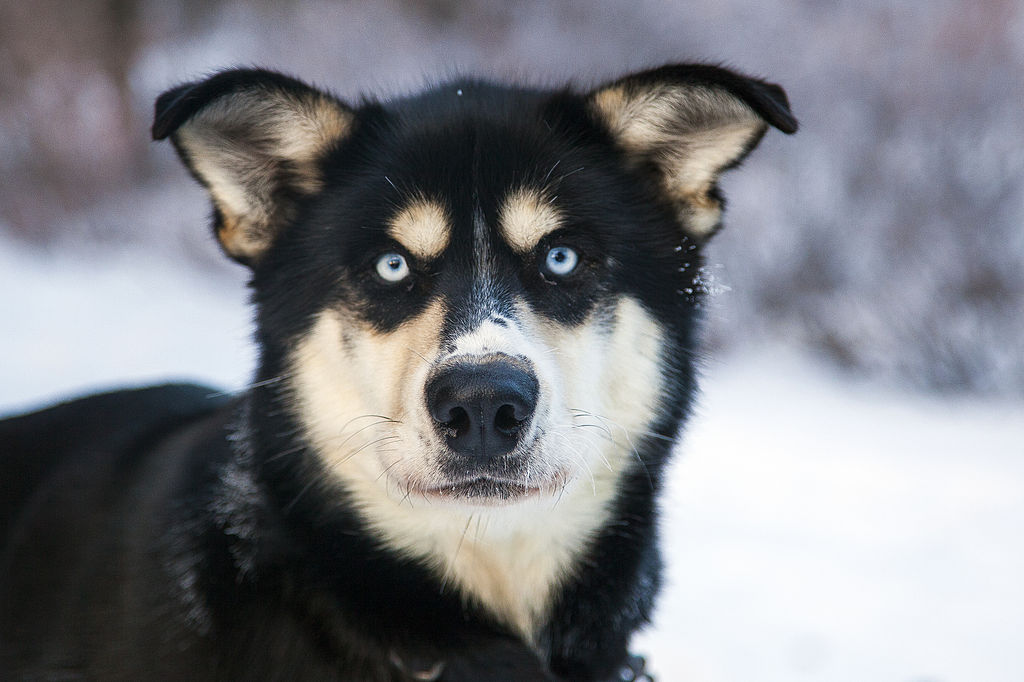
#> input picture ComputerVision/Data/dog.jpg, 1024 x 682 px
$ python aibootcamplect5.py
#> lines starting #> are read from the running program, lines starting #| are printed output that depends on the picture; after the words box and inside, x2 and y2 are one past the last pixel; in counts of white or black regions, pixels touching at a corner belong together
#> (the call stopped at in __url_to_image_scikit__, `image = io.imread(url)`: the network is not available in this run)
### ComputerVision/imageurl_to_image.py
import cv2
import urllib.request
import numpy as np
import imutils
from skimage import io

# [12 lines left out: function __url_to_image__, not called in this run]

def __url_to_image_scikit__(url):
    ''' Using skimage.io to read and initialize OpenCV image from url'''
    print ('Using skimage.io')
    image = io.imread(url)
    return image

def get_image_from_url(url, method = None):
    ''' Get OpenCV image directly from url. '''
    if method is None:
        method = __url_to_image_scikit__

    return method(url)


# [16 lines that do not run on import are left out]

### ComputerVision/aibootcamplect5.py
import cv2
import imutils
import numpy as np
import imageurl_to_image as url2img

def image_proc_pipeline(img):
    resized = imutils.resize(img, height=500)
    gray = cv2.cvtColor(resized, cv2.COLOR_BGR2GRAY)
    blurred = cv2.GaussianBlur(gray, (3, 3), 0)

    # edge detection
    edges = cv2.Canny(blurred, 75, 200)
    return resized, edges

def display_image(resized, result):
    cv2.imshow("resized", resized)
    cv2.imshow("result", result)

def display_image_with_original(img, resized, result):
    cv2.imshow("image", img)
    display_image(resized, result)

def process_image_from_url(url):
    img = url2img.get_image_from_url(url)
    resized, result = image_proc_pipeline(img)
    display_image_with_original(img, resized, result)
    cv2.waitKey(0)
    cv2.destroyAllWindows()

def process_image_from_file(filename):
#> called with filename = 'Data/dog.jpg'
    img = cv2.imread(filename)
#> img is the input picture: shape (682, 1024, 3); mean B, G, R 132.6, 127.5, 126.4
    resized, result = image_proc_pipeline(img)
#> in image_proc_pipeline, `gray = cv2.cvtColor(resized, cv2.COLOR_BGR2GRAY)`:
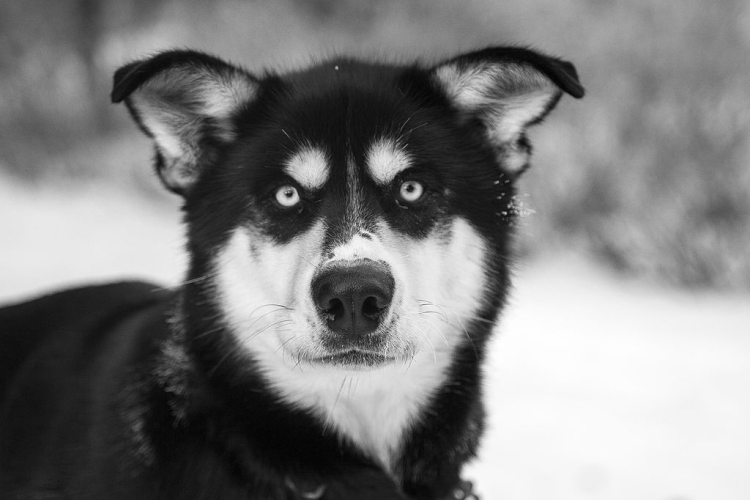
#> gray: shape (500, 750); min 3, max 255, mean 127.8
#> in image_proc_pipeline, `edges = cv2.Canny(blurred, 75, 200)`:
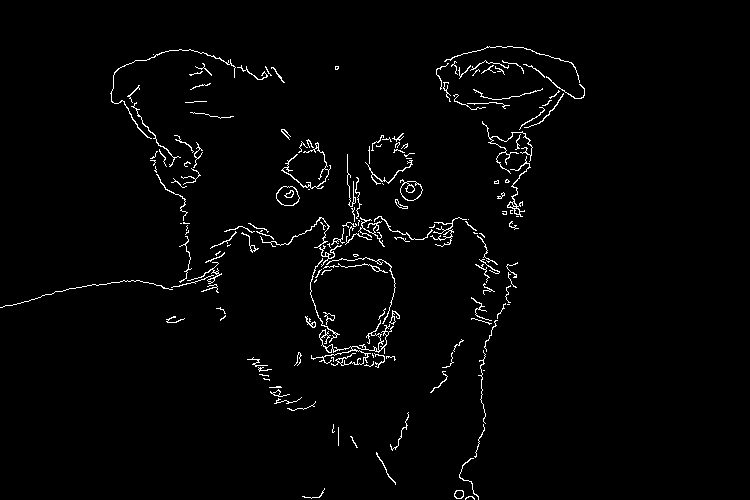
#> edges: shape (500, 750); 2% white in thin lines or dots, all inside (x1, y1, x2, y2) = (0, 46, 585, 500)
    display_image_with_original(img, resized, result)
    cv2.waitKey(0)
    cv2.destroyAllWindows()

def process_captured_video(cap):
    while(cap.isOpened()):
        ret, frame = cap.read()
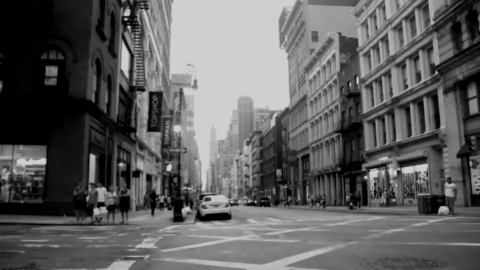
#> input picture frame 34 of ComputerVision/Data/People.mp4, 480 x 270 px
#> frame is the input picture: shape (270, 480, 3); mean B, G, R 94.2, 95.2, 94.5

        if ret:
            resized, result = image_proc_pipeline(frame)
#> in image_proc_pipeline (call 2), `edges = cv2.Canny(blurred, 75, 200)`:
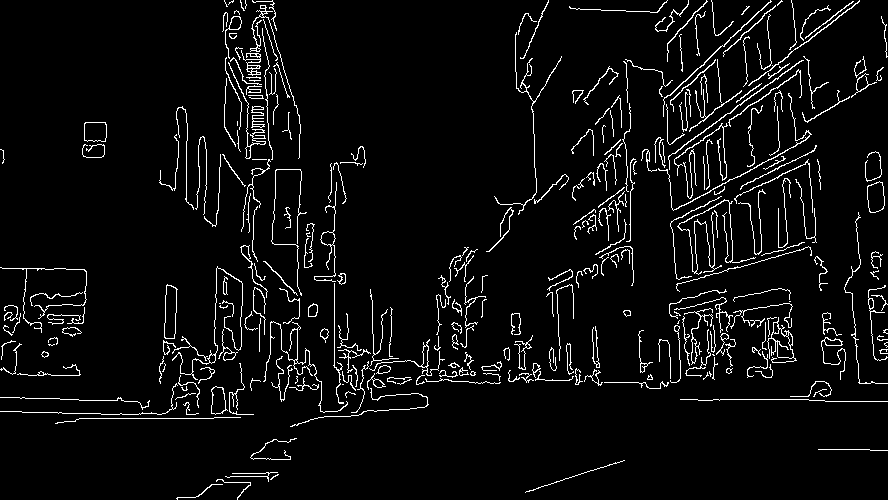
#> edges: shape (500, 888); 5.1% white in thin lines or dots

            display_image(resized, result)
            if cv2.waitKey(25) & 0xFF == ord('q'):
#> (key q is pressed here)
                break
        else:
            break
    cap.release()
    cv2.destroyAllWindows()

def process_video_from_webcam():
    cap = cv2.VideoCapture(0)
    process_captured_video(cap)

def process_video_from_file(filename):
    cap = cv2.VideoCapture(filename)
    process_captured_video(cap)

if __name__ == '__main__':
    url = 'http://answers.opencv.org/upfiles/logo_2.png'
    process_image_from_url(url)

    filename = r'Data/dog.jpg'
    process_image_from_file(filename)

    filename = r'Data/People.mp4'
    process_video_from_file(filename)

    exit(0)
#> (the program exits here)
